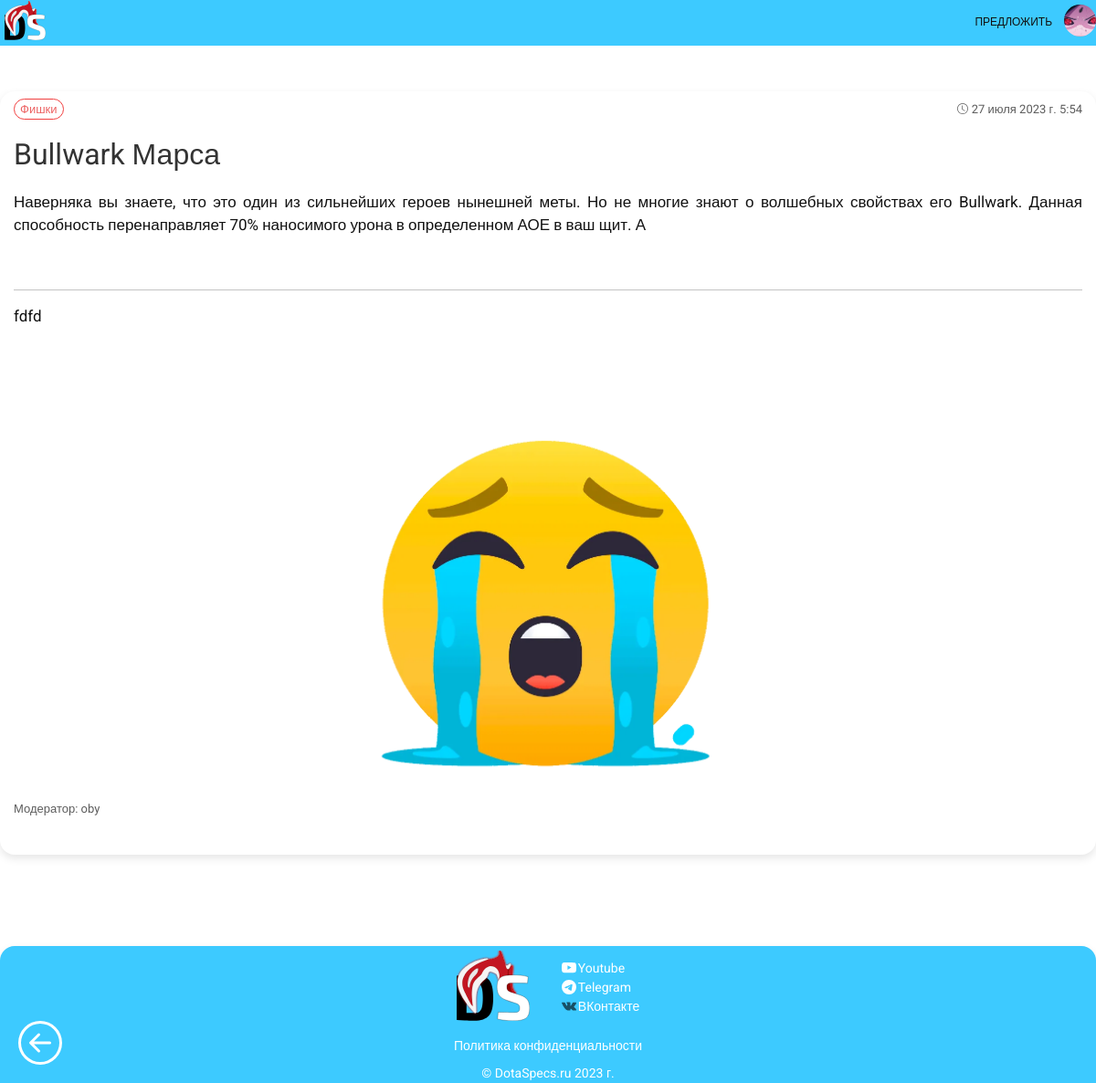
/post/bullwark-marsa/ (signed in), run on the app's committed database.
### users/models.py (models this page shows, shortened)
class User(AbstractUser):
    image = models.ImageField(default='default.png', upload_to=PathAndRename('users_images'), null=True, blank=True)

### specs/models.py (models this page shows, shortened)
class Specs(models.Model):
    title = models.CharField(max_length=255, verbose_name="Заголовок")
    slug = models.SlugField(max_length=255, unique=True, db_index=True, verbose_name="URL")
    author = models.CharField(max_length=50, verbose_name="Автор", blank=True)
    description = CKEditor5Field(verbose_name='Описание', config_name='extends')
    content = CKEditor5Field(verbose_name='Текст', config_name='extends')
    image = models.ImageField(upload_to=PathAndRename("images"), blank=True, verbose_name="Картинка")
    file = models.FileField(upload_to='files', null=True, blank=True, verbose_name="Видео")
    view_preview_post = models.BooleanField(default=False, verbose_name="Показывать превью в конце поста")
    time_create = models.DateTimeField(auto_now_add=True, verbose_name="Время создания")
    time_update = models.DateTimeField(auto_now=True, verbose_name="Время изменения")
    is_published = models.BooleanField(default=True, verbose_name="Статус публикации")
    cat = models.ForeignKey('Category', on_delete=models.PROTECT, null=True, verbose_name="Категории")
    tags = TaggableManager(blank=True)
    moderator_nickname = models.ForeignKey(User, blank=True, null=True,
                                           on_delete=models.SET_NULL, verbose_name="Модератор")
    def __init__(self, *args, **kwargs):
        super().__init__(*args, **kwargs)
        self.__image = self.image if self.pk else None
    def __str__(self):
        title = f'DotaSpecs | {self.title}'
        return title
    class Meta:
        verbose_name = "Контент"
        verbose_name_plural = "Контент"
        ordering = ['-time_create']

class Category(models.Model):
    name = models.CharField(max_length=100, db_index=True, verbose_name="Категория")
    slug = models.SlugField(max_length=255, unique=True, db_index=True, verbose_name="URL")
    def __str__(self):
        return self.name
    class Meta:
        verbose_name = "Категорию"
        verbose_name_plural = "Категории"
        ordering = ['id']

### specs/views.py (the view)
# urls.py: path('post/<slug:post_slug>/', ShowPost.as_view(), name="post"),
class ShowPost(DetailView):
    model = Specs
    template_name = 'specs/post.html'
    slug_url_kwarg = 'post_slug'
    context_object_name = 'post'
    def get_context_data(self, *, object_list=None, **kwargs):
        context = super().get_context_data(**kwargs)
        context['menu'] = menu
        context['title'] = context['post']
        return context

### specs/email_backend.py (called while the page is built)
    def get_user(self, user_id):
        try:
            user = UserModel.objects.get(pk=user_id)
        except UserModel.DoesNotExist:
            return None
        return user if self.user_can_authenticate(user) else None

### specs/templates/specs/post.html (shortened to what this page needs)
{% extends 'specs/base.html' %}
{% block content %}
<div class="container-text">
    <div class="margin-top">
        <div class="content-text-post">
            <div class="content-text-inner">
                <div class="article-panel">
                    <p class="first">
                        <a href="{{ p.cat.get_absolute_url }}" class="category">{{post.cat}}</a>
                    </p>
                    <p class="last">
                        <svg xmlns="http://www.w3.org/2000/svg" width="12" height="12" fill="currentColor" class="bi bi-clock ico-post" viewBox="0 0 16 16">
                            <path d="M8 3.5a.5.5 0 0 0-1 0V9a.5.5 0 0 0 .252.434l3.5 2a.5.5 0 0 0 .496-.868L8 8.71V3.5z"/>
                            <path d="M8 16A8 8 0 1 0 8 0a8 8 0 0 0 0 16zm7-8A7 7 0 1 1 1 8a7 7 0 0 1 14 0z"/>
                        </svg>
                        {{post.time_create|date:"DATETIME_FORMAT"}}
                    </p>
                </div>
                <p class="content-text-title">{{post.title}}</p>
                <div id="content-copyright" class="text-post">{{post.content|safe|linebreaks}}</div>
                <div class="article-panel">
                    {% if post.moderator_nickname %}
                        <p class="first-moderator">Модератор: {{post.moderator_nickname}}</p>
                    {% endif %}
                </div>
            </div>
            <br>
        </div>
    </div>
</div>
<div class="return" onclick="history.back();">
</div>
{% endblock %}

### specs/templates/specs/base.html (shortened to what this page needs)
{% load static specs_tags account socialaccount %}
<!DOCTYPE html>
<html>
<head>
	<link type="text/css" href="{% static 'specs/css/style.css' %}" rel="stylesheet" />
    <link rel="stylesheet" href="https://cdn.jsdelivr.net/npm/bootstrap@5.0.0-alpha1/dist/css/bootstrap.min.css">
    <link rel="stylesheet" href="https://cdn.jsdelivr.net/npm/bootstrap@5.0.0-alpha1/dist/js/bootstrap.bundle.min.js">
    <link rel="stylesheet" href="https://cdnjs.cloudflare.com/ajax/libs/jquery/3.2.1/jquery.min.js">
    <link href="https://vjs.zencdn.net/8.3.0/video-js.css" rel="stylesheet" />
</head>
<body>
{% block mainmenu %}
<div class="top">
<header class="header">
    <div class="container-base">
        <div class="header__inner">
            <a title="На главную" href="{% url 'home' %}"><img class="header__logo" src="{% static 'specs/images/logo.svg' %}"></a>
            <div class="header-container">
                <nav class="nav" role="navigation">
                    <div id="main-menu" class="main-menu">
                    {% if request.user.is_authenticated %}
                        {% for m in menu %}
                                <a class="nav__link pbb" href="{% url m.url_name %}">
                                    <span class="menu-text">{{m.title}}</span>
                                </a>
                        {% endfor %}
                        <div class="dropdown del">
                            <nav onclick="myFunction2()" class="dropbtn i">
                                <img width="35px" class="header-avatar" src="{% if user.image %} {{ user.image.url }}
                                {% else %} {% static 'specs/images/default_avatar.png' %} {% endif %}">
                            </nav>
                        </div>
                    {% endif %}
                        </div>
                </nav>
            </div>
        </div>
    </div>
</header>
{% endblock mainmenu %}
    {% block content %}
    {% endblock %}
</div>
{% block footer %}
    <div class="container-text-footer">
            <div class="footer">
                <footer>
                    <div class="footer-logo-and-info">
                        <div class="footer-col-logo">
                            <img class="footer__logo" src="{% static 'specs/images/logo.svg' %}">
                        </div>
                        <div class="footer-col">
                            <a href="https://www.youtube.com/channel/UCr5u7AKrVYcZi2oHS90Cnaw" class="soc-footer" target="_blank">
                                Youtube
                            </a>
                            <a class="soc-footer">
                                Telegram
                            </a>
                            <a class="soc-footer">
                                <i class="footer-vk-ico-path i-footer"></i>
                                ВКонтакте
                            </a>
                        </div>
                    </div>
                    <div class="footer-col-else">
                        <div>
                            <a href="http://127.0.0.1:8000/policy" class="privacy-footer" target="_blank">
                                Политика конфиденциальности
                            </a>
                        </div>
                    </div>
                    <div class="footer-col-last">
                        <div>
                            &#169 DotaSpecs.ru
                        </div>
                    </div>
                </footer>
            </div>
    </div>
{% endblock %}
</body>
</html>

### specs/static/specs/css/style.css (style rules this page uses)
html { overflow-y: scroll; }
:root { --var-body-bg: #fff; --var-body-color: #222; --var-cont-bg: #fff; --var-text-color: #333; }
body { font-family: 'Roboto', sans-serif!important; font-size: 14px; margin: 8px; height: 100%; min-height: 100vh; display: flex; flex-direction: column; color: var(--var-body-color)!important; background-color: var(--var-body-bg)!important; }
*, *:before, *:after { box-sizing: border-box; }
.top { margin-bottom: 100px; min-height: 100%; flex: 1; }
.margin-top { margin-top: 130px; }
.container-base { width: 100%; max-width: 1200px; margin: 0 auto; }
.container-text { width: 100%; max-width: 1200px; height: auto; margin: 0 auto; background-color: var(--var-cont-bg)!important; box-shadow: 0 4px 10px rgba(0,0,0,.1); border-radius: 16px; }
.container-text-footer { width: 100%; position: relative; max-width: 1200px; height: auto; margin: 0 auto; border-top-right-radius: 16px; border-top-left-radius: 16px; background-color: #3DCAFF; box-shadow: 0 4px 10px rgba(0,0,0,.1); }
.content-text-inner { margin-left: 15px; margin-right: 15px; padding: 0px 0px 10px 0px; }
.content-text-post { width: 100%; margin-top: 20px; color: #111; font-size: 17px; font-family: 'Roboto', sans-serif; }
.text-post { text-align: justify; }
.content-text-title { color: var(--var-text-color)!important; font-size: 32px; font-family: 'Roboto', sans-serif; text-decoration: none; margin-top: 10px; }
.article-panel { box-sizing: border-box; font-size: 13px; font-family: 'Roboto', sans-serif; opacity: 0.8; box-sizing: border-box; padding: 10px 0px 0px 0px; overflow: hidden; color: #555; margin-top: -10px; }
.header { width: 100%; background-color: #3DCAFF; position: fixed; top: 0; left: 0; right: 0; z-index: 1000; }
.header__inner { display: flex; justify-content: space-between; align-items: center; margin-bottom: 5px; }
.header__logo { width: 45px; margin-left: 5px; border-radius: 0!important; }
.footer__logo { width: 80px; border-radius: 0!important; }
.nav { display: flex; flex-wrap: wrap; padding-left: 0; margin-bottom: 0; padding-top: 5px; font-size: 12px; text-transform: uppercase; list-style: none; align-items: center; }
.nav__link { display: inline-block; vertical-align: top; margin: 0 10px; position: relative; color: #111; text-decoration: none; transition: color .2s linear; }
div.article-panel p.first { margin: 0; margin-right: 5px; float: left; margin-bottom: 5px; }
div.article-panel p.first-moderator { margin: 0; margin-right: 5px; float: left; margin-bottom: 5px; color: var(--var-text-color)!important; }
.category { border: 1px solid #ed0e0e; padding: 3px 6px 3px 6px; border-radius: 12px; text-decoration: none; color: #e83c3c; }
div.article-panel p.last { margin: 0; float: right; color: var(--var-text-color)!important; }
img { max-width: 100%; height: 100%; }
* { margin: 0; padding: 0; box-sizing: border-box; }
.header-avatar { border-radius: 50%!important; z-index: -20; position: relative; }
.dropbtn { border: none; cursor: pointer; display: flex; justify-content: space-between; align-items: center; }
.dropdown { position: relative; display: inline-block; }
.ico-post { margin-bottom: 3px; }
.pbb { margin-top: 10px; }
.footer { color: #fff; font-size: 14px; min-height: 150px; }
.footer-col { flex-direction: column; padding-top: 10px; }
.footer-col-else { text-align: center; position: absolute; left: 0; right: 0; bottom: 30px; margin: auto; }
.privacy-footer { margin-bottom: 10px; text-decoration: none; color: #fff; }
.footer-col-logo { margin-right: 35px; margin-top: 5px; }
.footer-logo-and-info { display: flex; justify-content: center; align-items: center; margin-left: 5px; margin-right: 5px; }
.soc-footer { margin-bottom: 0px; display: flex; text-decoration: none; color: #fff; }
.footer-ico { margin-top: 2px; margin-right: 2px; }
.i-footer { display: inline-block; background-size: contain; background-position: 50% 50%; width: 16px; height: 16px; opacity: 0.6; margin-top: 2px; margin-right: 2px; }
.footer-vk-ico-path { background-image: url('../images/icons/logo-vk.svg'); }
.footer-col-last { text-align: center; position: absolute; left: 0; right: 0; bottom: 0; margin: auto; }
.return { position: fixed; cursor: pointer; left: 20px; bottom: 50%; transition: 0.3s all; z-index: 9999; }
@media screen and (max-width: 1380px) { .return { position: fixed; cursor: pointer; left: 20px; bottom: 20px; transition: 0.3s all; } }
@media screen and (max-width: 1380px) { .bi-arrow-left-circle { fill: #fff; } }

### data on the page
User: image (picture)
Specs: cat "Фишки", time_create "27 июля 2023 г. 5:54", title "Bullwark Марса", content "Наверняка вы знаете, что это один из сильнейших героев нынешней меты. Но не многие знают о волшебных свойствах его Bullwark. Данная способность перенаправляет 70% наносимого урона в определенном АОЕ в ваш щит. А fdfd", content (picture), moderator_nickname "oby"

### other printed values
{{ m.title }} "ПРЕДЛОЖИТЬ"
